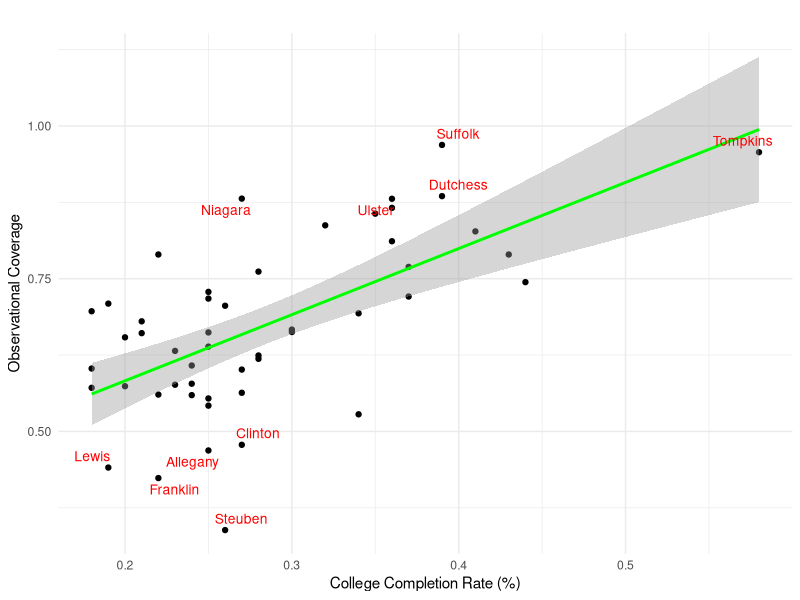
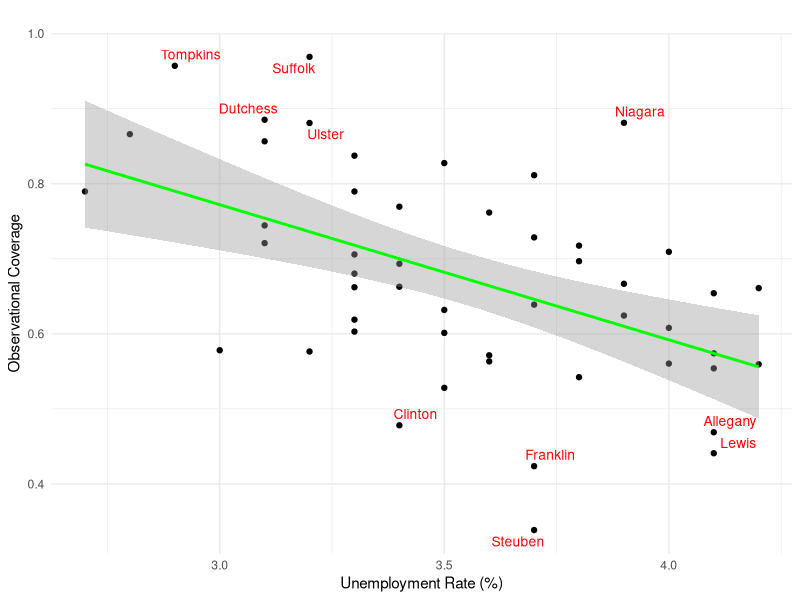
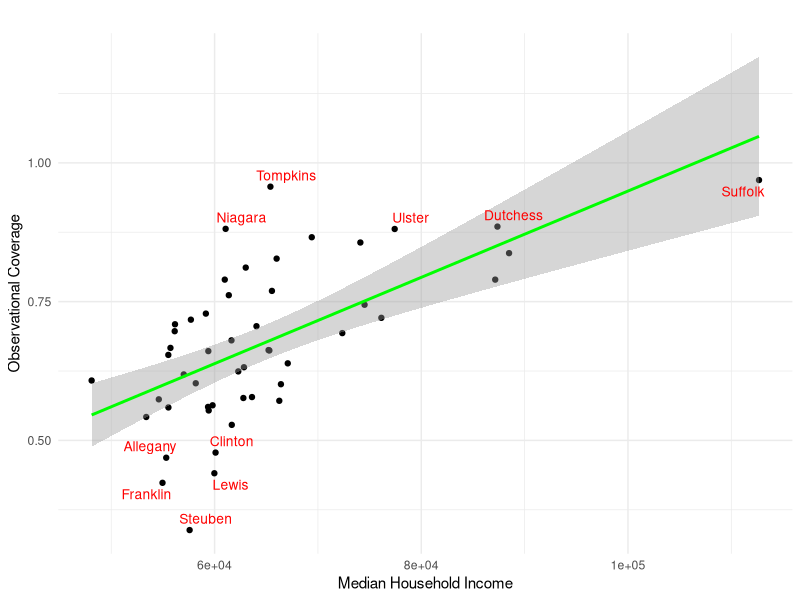
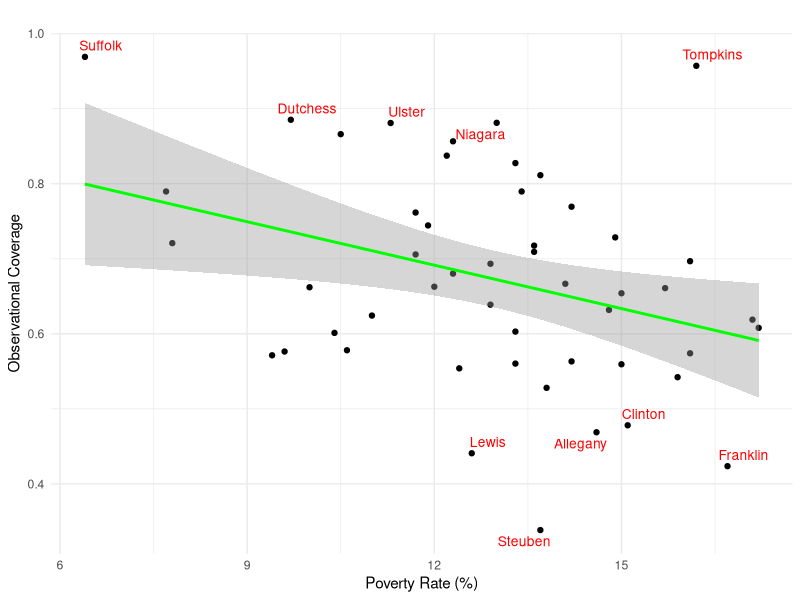
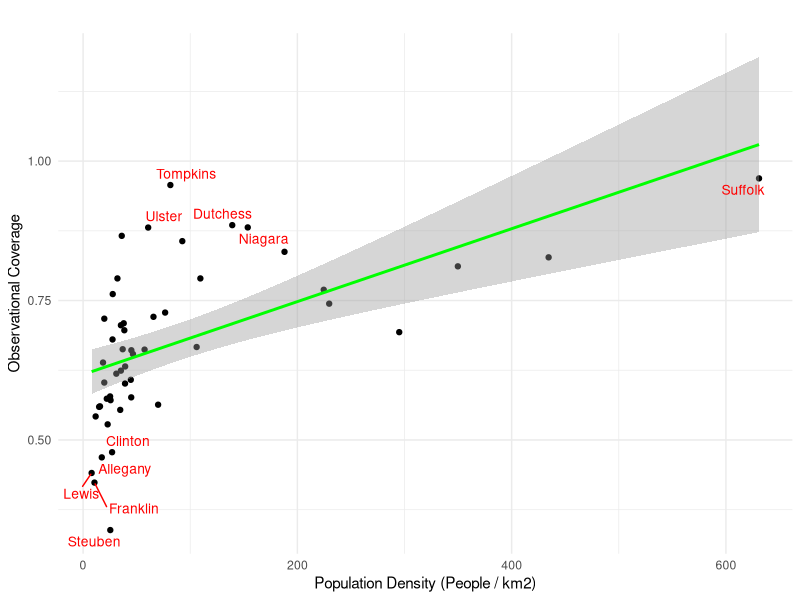

Source code (R) for these figures, in order:
## ---- chunk 1
# Load required libraries
library(ggplot2)
library(dplyr)
library(psych)  # For descriptive statistics
library(ggrepel)  # For non-overlapping labels

# Read the dataset
data <- read.csv("../Dataset/v2_2023_gbif_ny.csv")

# Filter the data
data_filtered <- subset(data, Sum_Percent_Land_Use_Agricultural > 0.05)

education_levels <- data_filtered$X2018.2022.Completion.of.College.Rate

# Calculate the complement of Percent_Agricultural_Land_Greater_Than_1km_GBIF
data_filtered <- data_filtered %>%
  mutate(Observational_Coverage = 1 - Percent_Agricultural_Land_Greater_Than_1km_GBIF)

# Define the list of counties to label
counties_to_label <- c("Suffolk", "Tompkins", "Dutchess", "Niagara", 
                        "Ulster", "Clinton", "Allegany", "Lewis", 
                        "Franklin", "Steuben")

# Ensure the correct column name for counties
county_column_name <- "COUNTYNAME"  # Update this if your dataset uses a different column name

# Filter the dataset for only those counties
data_labels <- data_filtered %>% filter(!!sym(county_column_name) %in% counties_to_label)

# Scatterplot with trendline and non-overlapping labels
ggplot(data_filtered, aes(x = education_levels, y = Observational_Coverage)) +
  geom_point() +
  geom_smooth(method = "lm", se = TRUE, color = "green") +
  geom_text_repel(data = data_labels, aes(x = X2018.2022.Completion.of.College.Rate, 
                                          y = Observational_Coverage, 
                                          label = !!sym(county_column_name)), 
                  size = 3.5, color = "red", max.overlaps = 10) +
  labs(title = "",
       x = "College Completion Rate (%)",
       y = "Observational Coverage") +
  theme_minimal()
## ---- chunk 2
# Load required libraries
library(ggplot2)
library(dplyr)
library(psych)  # For descriptive statistics
library(ggrepel)  # For non-overlapping labels

# Read the dataset
data <- read.csv("../Dataset/v2_2023_gbif_ny.csv")

# Filter the data
data_filtered <- subset(data, Sum_Percent_Land_Use_Agricultural > 0.05)

unemployment_rate <- data_filtered$X2022.Unemployment.Rate

# Calculate the complement of Percent_Agricultural_Land_Greater_Than_1km_GBIF
data_filtered <- data_filtered %>%
  mutate(Observational_Coverage = 1 - Percent_Agricultural_Land_Greater_Than_1km_GBIF)

# Define the list of counties to label
counties_to_label <- c("Suffolk", "Tompkins", "Dutchess", "Niagara", 
                        "Ulster", "Clinton", "Allegany", "Lewis", 
                        "Franklin", "Steuben")

# Ensure the correct column name for counties
county_column_name <- "COUNTYNAME"  # Update this if your dataset uses a different column name

# Filter the dataset for only those counties
data_labels <- data_filtered %>% filter(!!sym(county_column_name) %in% counties_to_label)

# Scatterplot with trendline and non-overlapping labels
ggplot(data_filtered, aes(x = unemployment_rate, y = Observational_Coverage)) +
  geom_point() +
  geom_smooth(method = "lm", se = TRUE, color = "green") +
  geom_text_repel(data = data_labels, aes(x = X2022.Unemployment.Rate, 
                                          y = Observational_Coverage, 
                                          label = !!sym(county_column_name)), 
                  size = 3.5, color = "red", max.overlaps = 10) +
  labs(title = "",
       x = "Unemployment Rate (%)",
       y = "Observational Coverage") +
  theme_minimal()
## ---- chunk 3
# Load required libraries
library(ggplot2)
library(dplyr)
library(psych)  # For descriptive statistics
library(ggrepel)  # For non-overlapping labels

# Read the dataset
data <- read.csv("../Dataset/v2_2023_gbif_ny.csv")

# Filter the data
data_filtered <- subset(data, Sum_Percent_Land_Use_Agricultural > 0.05)

median_household_income <- data_filtered$X2021.Median.Household.Income

# Calculate the complement of Percent_Agricultural_Land_Greater_Than_1km_GBIF
data_filtered <- data_filtered %>%
  mutate(Observational_Coverage = 1 - Percent_Agricultural_Land_Greater_Than_1km_GBIF)

# Define the list of counties to label
counties_to_label <- c("Suffolk", "Tompkins", "Dutchess", "Niagara", 
                        "Ulster", "Clinton", "Allegany", "Lewis", 
                        "Franklin", "Steuben")

# Ensure the correct column name for counties
county_column_name <- "COUNTYNAME"  # Update this if your dataset uses a different column name

# Filter the dataset for only those counties
data_labels <- data_filtered %>% filter(!!sym(county_column_name) %in% counties_to_label)

# Scatterplot with trendline and non-overlapping labels
ggplot(data_filtered, aes(x = median_household_income, y = Observational_Coverage)) +
  geom_point() +
  geom_smooth(method = "lm", se = TRUE, color = "green") +
  geom_text_repel(data = data_labels, aes(x = X2021.Median.Household.Income, 
                                          y = Observational_Coverage, 
                                          label = !!sym(county_column_name)), 
                  size = 3.5, color = "red", max.overlaps = 10) +
  labs(title = "",
       x = "Median Household Income",
       y = "Observational Coverage") +
  theme_minimal()
## ---- chunk 4
# Load required libraries
library(ggplot2)
library(dplyr)
library(psych)  # For descriptive statistics
library(ggrepel)  # For non-overlapping labels

# Read the dataset
data <- read.csv("../Dataset/v2_2023_gbif_ny.csv")

# Filter the data
data_filtered <- subset(data, Sum_Percent_Land_Use_Agricultural > 0.05)

poverty_rate <- data_filtered$X2021.Poverty.Rate

# Calculate the complement of Percent_Agricultural_Land_Greater_Than_1km_GBIF
data_filtered <- data_filtered %>%
  mutate(Observational_Coverage = 1 - Percent_Agricultural_Land_Greater_Than_1km_GBIF)

# Define the list of counties to label
counties_to_label <- c("Suffolk", "Tompkins", "Dutchess", "Niagara", 
                        "Ulster", "Clinton", "Allegany", "Lewis", 
                        "Franklin", "Steuben")

# Ensure the correct column name for counties
county_column_name <- "COUNTYNAME"  # Update this if your dataset uses a different column name

# Filter the dataset for only those counties
data_labels <- data_filtered %>% filter(!!sym(county_column_name) %in% counties_to_label)

# Scatterplot with trendline and non-overlapping labels
ggplot(data_filtered, aes(x = poverty_rate, y = Observational_Coverage)) +
  geom_point() +
  geom_smooth(method = "lm", se = TRUE, color = "green") +
  geom_text_repel(data = data_labels, aes(x = X2021.Poverty.Rate, 
                                          y = Observational_Coverage, 
                                          label = !!sym(county_column_name)), 
                  size = 3.5, color = "red", max.overlaps = 10) +
  labs(title = "",
       x = "Poverty Rate (%)",
       y = "Observational Coverage") +
  theme_minimal()
## ---- chunk 5
# Load required libraries
library(ggplot2)
library(dplyr)
library(psych)  # For descriptive statistics
library(ggrepel)  # For non-overlapping labels

# Read the dataset
data <- read.csv("../Dataset/v2_2023_gbif_ny.csv")

# Filter the data
data_filtered <- subset(data, Sum_Percent_Land_Use_Agricultural > 0.05)

population_density <- data_filtered$X2023.Population.Density.km2

# Calculate the complement of Percent_Agricultural_Land_Greater_Than_1km_GBIF
data_filtered <- data_filtered %>%
  mutate(Observational_Coverage = 1 - Percent_Agricultural_Land_Greater_Than_1km_GBIF)

# Define the list of counties to label
counties_to_label <- c("Suffolk", "Tompkins", "Dutchess", "Niagara", 
                        "Ulster", "Clinton", "Allegany", "Lewis", 
                        "Franklin", "Steuben")

# Ensure the correct column name for counties
county_column_name <- "COUNTYNAME"  # Update this if your dataset uses a different column name

# Filter the dataset for only those counties
data_labels <- data_filtered %>% filter(!!sym(county_column_name) %in% counties_to_label)

# Scatterplot with trendline and non-overlapping labels
ggplot(data_filtered, aes(x = population_density, y = Observational_Coverage)) +
  geom_point() +
  geom_smooth(method = "lm", se = TRUE, color = "green") +
  geom_text_repel(data = data_labels, aes(x = X2023.Population.Density.km2, 
                                          y = Observational_Coverage, 
                                          label = !!sym(county_column_name)), 
                  size = 3.5, color = "red", max.overlaps = 10) +
  labs(title = "",
       x = "Population Density (People / km2)",
       y = "Observational Coverage") +
  theme_minimal()
